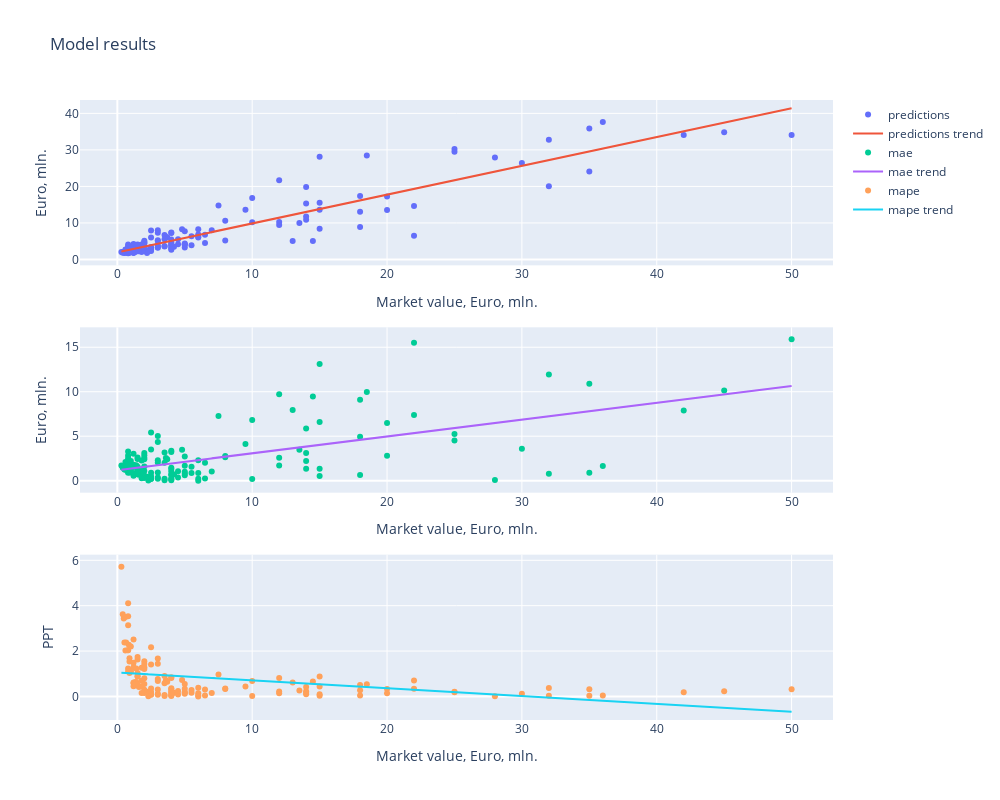

Notebook code for this chart:
### Code cell
pipeline('DEF')

### Figure 1 — Plotly figure (JSON) as saved in the notebook; plotly's stock layout.template omitted (floating-point values rounded to 4 significant figures; data arrays with more than 128 entries replaced by an {"elided": "..."} marker saying what was removed)
{"data": [{"mode": "markers", "name": "predictions", "type": "scatter", "x": {"elided": "141 float values"}, "xaxis": "x", "y": {"elided": "141 float values"}, "yaxis": "y"}, {"mode": "lines", "name": "predictions trend", "type": "scatter", "x": {"elided": "141 float values"}, "xaxis": "x", "y": {"elided": "141 float values"}, "yaxis": "y"}, {"mode": "markers", "name": "mae", "type": "scatter", "x": {"elided": "141 float values"}, "xaxis": "x2", "y": {"elided": "141 float values"}, "yaxis": "y2"}, {"mode": "lines", "name": "mae trend", "type": "scatter", "x": {"elided": "141 float values"}, "xaxis": "x2", "y": {"elided": "141 float values"}, "yaxis": "y2"}, {"mode": "markers", "name": "mape", "type": "scatter", "x": {"elided": "141 float values"}, "xaxis": "x3", "y": {"elided": "141 float values"}, "yaxis": "y3"}, {"mode": "lines", "name": "mape trend", "type": "scatter", "x": {"elided": "141 float values"}, "xaxis": "x3", "y": {"elided": "141 float values"}, "yaxis": "y3"}], "layout": {"height": 800, "title": {"text": "Model results"}, "width": 1000, "xaxis": {"anchor": "y", "domain": [0, 1], "title": {"text": "Market value, Euro, mln."}}, "xaxis2": {"anchor": "y2", "domain": [0, 1], "title": {"text": "Market value, Euro, mln."}}, "xaxis3": {"anchor": "y3", "domain": [0, 1], "title": {"text": "Market value, Euro, mln."}}, "yaxis": {"anchor": "x", "domain": [0.7333, 1], "title": {"text": "Euro, mln."}}, "yaxis2": {"anchor": "x2", "domain": [0.3667, 0.6333], "title": {"text": "Euro, mln."}}, "yaxis3": {"anchor": "x3", "domain": [0, 0.2667], "title": {"text": "PPT"}}}}
